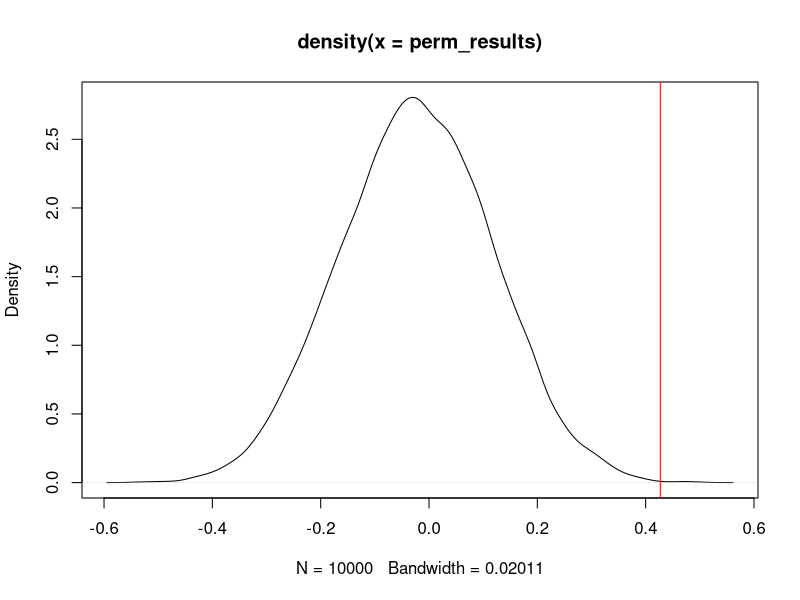
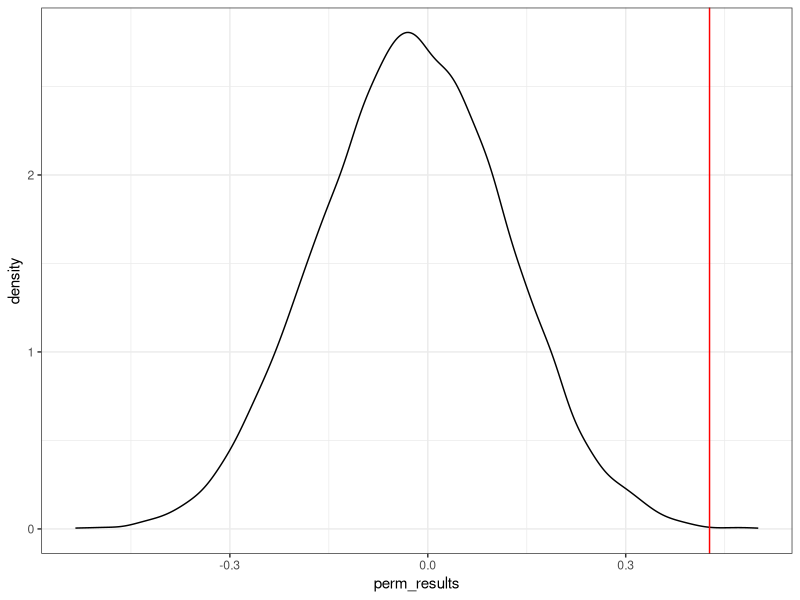

These figures' R source, in order:
ratings <- c(7.76,6.48,7.61,7.95,8.45,8.70,6.05,8.97,8.97,9.68,7.55,6.90,7.56,
             7.73,7.50,8.62,7.24,8.67,8.17,9.58,6.62,6.54,7.11,7.32,7.23,7.47,
             7.56,7.88,7.71,8.40,5.48,5.56,6.61,6.38,6.36,6.82,5.94,6.27,6.57,
             7.94,5.13,5.64,5.95,6.43,6.23,6.23,6.54,6.74,7.28,8.12)

# Part 1 ----
observed_stat <- cor(ratings[-1], ratings[-length(ratings)])

# Part 2 ----
n_permutations <- 10000
perm_results <- replicate(n_permutations, {
  new_ratings <- sample(ratings)
  cor(new_ratings[-1], new_ratings[-length(new_ratings)])
})

# Part 3 ----
# base R
plot(density(perm_results))
abline(v = observed_stat, col = "red")

# ggplot
library(ggplot2)
ggplot() +
  geom_density(aes(x = perm_results)) +
  geom_vline(xintercept = observed_stat, col = "red") +
  theme_bw()

# Part 4 ----
p_val <- mean(perm_results >= observed_stat)

# Part 5 ----
ci <- p_val + c(-1, 0, 1) * qnorm(0.975) * sqrt(p_val * (1 - p_val) / length(perm_results))
names(ci) <- c("lower", "p_val", "upper")
ci
